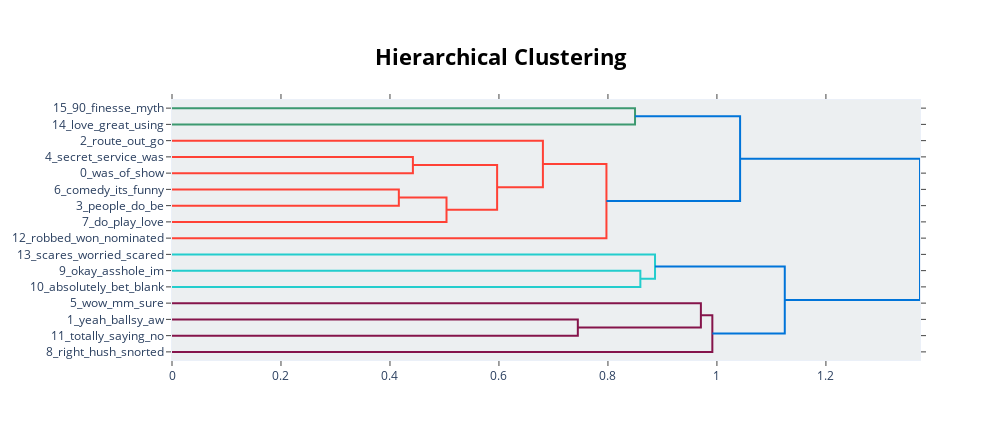

The notebook cell this image was saved under:
### Code cell
topic_model.visualize_hierarchy()

### Figure 1 — Plotly figure (JSON) as saved in the notebook; plotly's stock layout.template omitted (floating-point values rounded to 4 significant figures)
{"data": [{"hoverinfo": "text", "marker": {"color": "rgb(61,153,112)"}, "mode": "lines", "type": "scatter", "x": [0, 0.8497, 0.8497, 0], "xaxis": "x", "y": [-5, -5, -15, -15], "yaxis": "y"}, {"hoverinfo": "text", "marker": {"color": "rgb(255,65,54)"}, "mode": "lines", "type": "scatter", "x": [0, 0.4421, 0.4421, 0], "xaxis": "x", "y": [-35, -35, -45, -45], "yaxis": "y"}, {"hoverinfo": "text", "marker": {"color": "rgb(255,65,54)"}, "mode": "lines", "type": "scatter", "x": [0, 0.4163, 0.4163, 0], "xaxis": "x", "y": [-55, -55, -65, -65], "yaxis": "y"}, {"hoverinfo": "text", "marker": {"color": "rgb(255,65,54)"}, "mode": "lines", "type": "scatter", "x": [0.4163, 0.5038, 0.5038, 0], "xaxis": "x", "y": [-60, -60, -75, -75], "yaxis": "y"}, {"hoverinfo": "text", "marker": {"color": "rgb(255,65,54)"}, "mode": "lines", "type": "scatter", "x": [0.4421, 0.5966, 0.5966, 0.5038], "xaxis": "x", "y": [-40, -40, -67.5, -67.5], "yaxis": "y"}, {"hoverinfo": "text", "marker": {"color": "rgb(255,65,54)"}, "mode": "lines", "type": "scatter", "x": [0, 0.6807, 0.6807, 0.5966], "xaxis": "x", "y": [-25, -25, -53.75, -53.75], "yaxis": "y"}, {"hoverinfo": "text", "marker": {"color": "rgb(255,65,54)"}, "mode": "lines", "type": "scatter", "x": [0.6807, 0.7973, 0.7973, 0], "xaxis": "x", "y": [-39.38, -39.38, -85, -85], "yaxis": "y"}, {"hoverinfo": "text", "marker": {"color": "rgb(0,116,217)"}, "mode": "lines", "type": "scatter", "x": [0.8497, 1.043, 1.043, 0.7973], "xaxis": "x", "y": [-10, -10, -62.19, -62.19], "yaxis": "y"}, {"hoverinfo": "text", "marker": {"color": "rgb(35,205,205)"}, "mode": "lines", "type": "scatter", "x": [0, 0.8595, 0.8595, 0], "xaxis": "x", "y": [-105, -105, -115, -115], "yaxis": "y"}, {"hoverinfo": "text", "marker": {"color": "rgb(35,205,205)"}, "mode": "lines", "type": "scatter", "x": [0, 0.8864, 0.8864, 0.8595], "xaxis": "x", "y": [-95, -95, -110, -110], "yaxis": "y"}, {"hoverinfo": "text", "marker": {"color": "rgb(133,20,75)"}, "mode": "lines", "type": "scatter", "x": [0, 0.7447, 0.7447, 0], "xaxis": "x", "y": [-135, -135, -145, -145], "yaxis": "y"}, {"hoverinfo": "text", "marker": {"color": "rgb(133,20,75)"}, "mode": "lines", "type": "scatter", "x": [0, 0.9706, 0.9706, 0.7447], "xaxis": "x", "y": [-125, -125, -140, -140], "yaxis": "y"}, {"hoverinfo": "text", "marker": {"color": "rgb(133,20,75)"}, "mode": "lines", "type": "scatter", "x": [0.9706, 0.9916, 0.9916, 0], "xaxis": "x", "y": [-132.5, -132.5, -155, -155], "yaxis": "y"}, {"hoverinfo": "text", "marker": {"color": "rgb(0,116,217)"}, "mode": "lines", "type": "scatter", "x": [0.8864, 1.125, 1.125, 0.9916], "xaxis": "x", "y": [-102.5, -102.5, -143.8, -143.8], "yaxis": "y"}, {"hoverinfo": "text", "marker": {"color": "rgb(0,116,217)"}, "mode": "lines", "type": "scatter", "x": [1.043, 1.373, 1.373, 1.125], "xaxis": "x", "y": [-36.09, -36.09, -123.1, -123.1], "yaxis": "y"}], "layout": {"autosize": false, "height": 440, "hoverlabel": {"bgcolor": "white", "font": {"family": "Rockwell", "size": 16}}, "hovermode": "closest", "plot_bgcolor": "#ECEFF1", "showlegend": false, "title": {"font": {"color": "Black", "size": 22}, "text": "<b>Hierarchical Clustering</b>", "x": 0.5, "xanchor": "center", "yanchor": "top"}, "width": 1000, "xaxis": {"mirror": "allticks", "rangemode": "tozero", "showgrid": false, "showline": true, "showticklabels": true, "ticks": "outside", "type": "linear", "zeroline": false}, "yaxis": {"mirror": "allticks", "range": [-160, 0], "rangemode": "tozero", "showgrid": false, "showline": true, "showticklabels": true, "tickmode": "array", "ticks": "outside", "ticktext": ["15_90_finesse_myth", "14_love_great_using", "2_route_out_go", "4_secret_service_was", "0_was_of_show", "6_comedy_its_funny", "3_people_do_be", "7_do_play_love", "12_robbed_won_nominated", "13_scares_worried_scared", "9_okay_asshole_im", "10_absolutely_bet_blank", "5_wow_mm_sure", "1_yeah_ballsy_aw", "11_totally_saying_no", "8_right_hush_snorted"], "tickvals": [-5, -15, -25, -35, -45, -55, -65, -75, -85, -95, -105, -115, -125, -135, -145, -155], "type": "linear", "zeroline": false}}}
